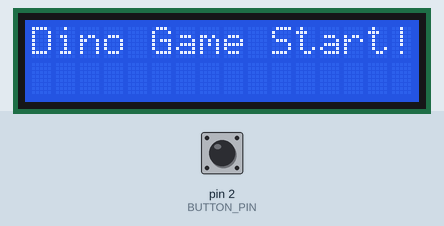
Bench run of a sketch on a simulated Arduino Uno, built with avr-gcc and run on an emulated ATmega328P. Shown: 16×2 character LCD. The inputs (shaded band) are chosen by the test bench; at power-on: pin 2 (BUTTON_PIN) HIGH. At 8.4 s the program stops and its outputs stay as they are.

Above: at 0.1 s.
At 3.2 s:
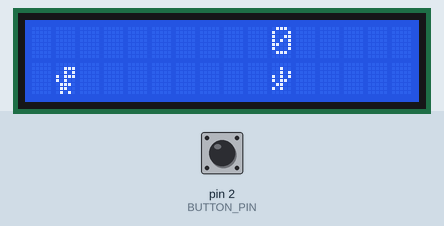
3.3 s: pin 2 (BUTTON_PIN) pulled LOW for 3.2 s
At 9.5 s:
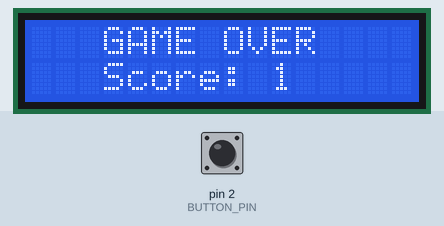
Timing chart, 0 to 9.9 s (numbered marks = the images above; inputs shaded):
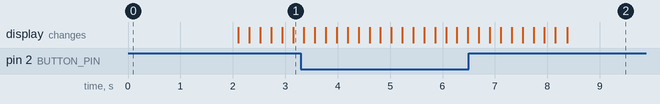

The sketch:

sketch_feb9a.ino
```cpp
#include <Wire.h>
#include <LiquidCrystal_I2C.h>

LiquidCrystal_I2C lcd(0x3F, 16, 2);
const int BUTTON_PIN = 2;
const int JUMP_DURATION = 5;
byte dino[8] = { B00000, B00111, B00101, B10111, B10100, B01110, B01100, B01010 };
byte tree[8] = { B00000, B00100, B00101, B10101, B10110, B01100, B10100, B00000 };
int dinoPos = 1;
int treePos = 15;
int score = 0;
int jumpTimer = 0;

void setup() {
  lcd.init();
  lcd.backlight();
  pinMode(BUTTON_PIN, INPUT_PULLUP);

  lcd.createChar(0, dino);
  lcd.createChar(1, tree);

  lcd.setCursor(0, 0);
  lcd.print("Dino Game Start!");
  delay(2000);
  lcd.clear();
}

void loop() {
  if (digitalRead(BUTTON_PIN) == LOW && jumpTimer == 0) {
    jumpTimer = JUMP_DURATION;
  }

  if (jumpTimer > 0) {
    dinoPos = 0;
    jumpTimer--;
  }
  else {
    dinoPos = 1;
  }
  lcd.clear();
  lcd.setCursor(1, dinoPos);
  lcd.write(0);
  lcd.setCursor(treePos, 1);
  lcd.write(1);
  lcd.setCursor(10, 0);
  lcd.print(score);

  if (treePos == 1 && dinoPos == 1) {
    lcd.clear();
    lcd.setCursor(3, 0);
    lcd.print("GAME OVER");
    lcd.setCursor(3, 1);
    lcd.print("Score: ");
    lcd.print(score);
    while(1);
  }

  treePos--;
  if (treePos < 0) {
    treePos = 15;
    score++;
  }
  delay(200);
}
```
